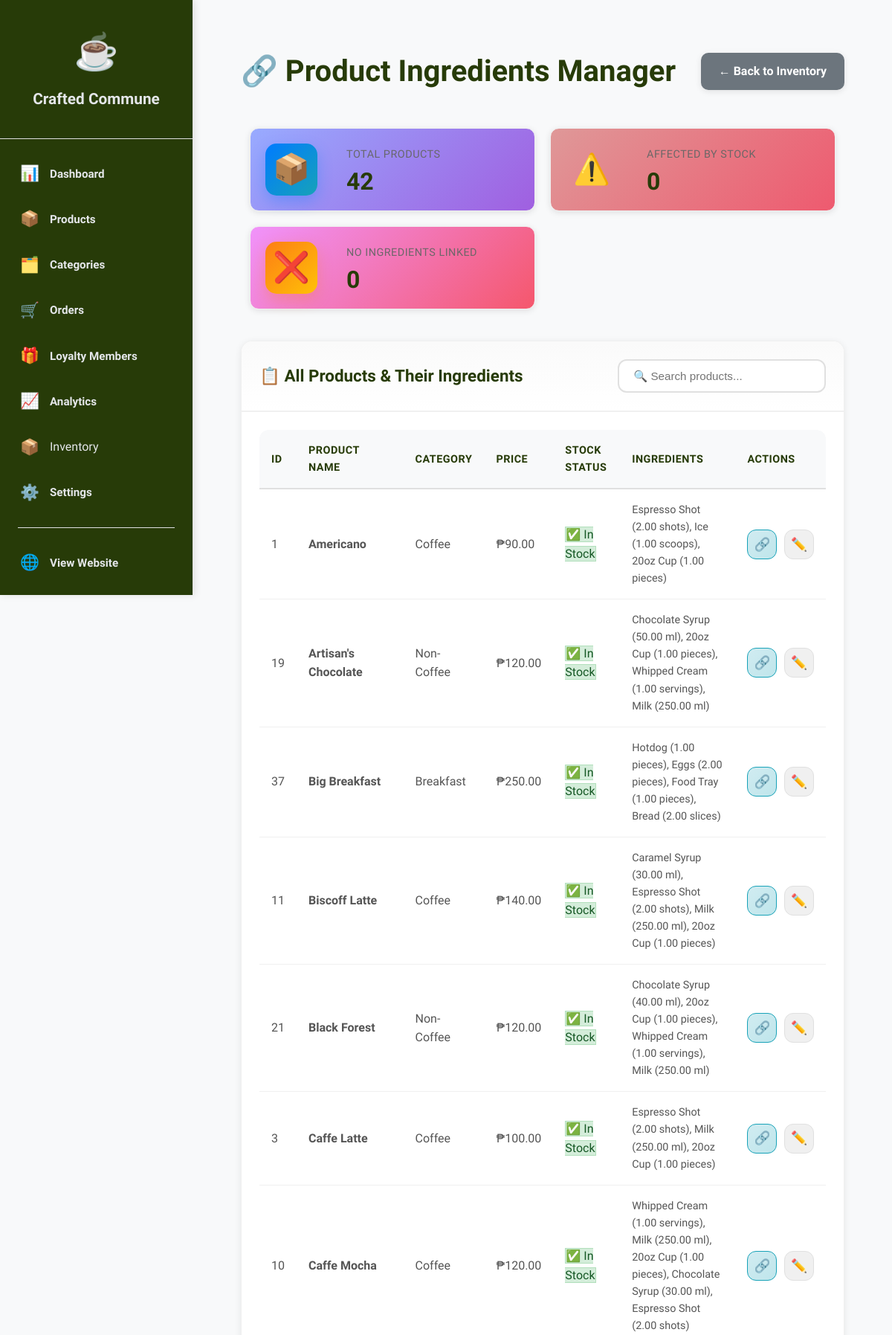
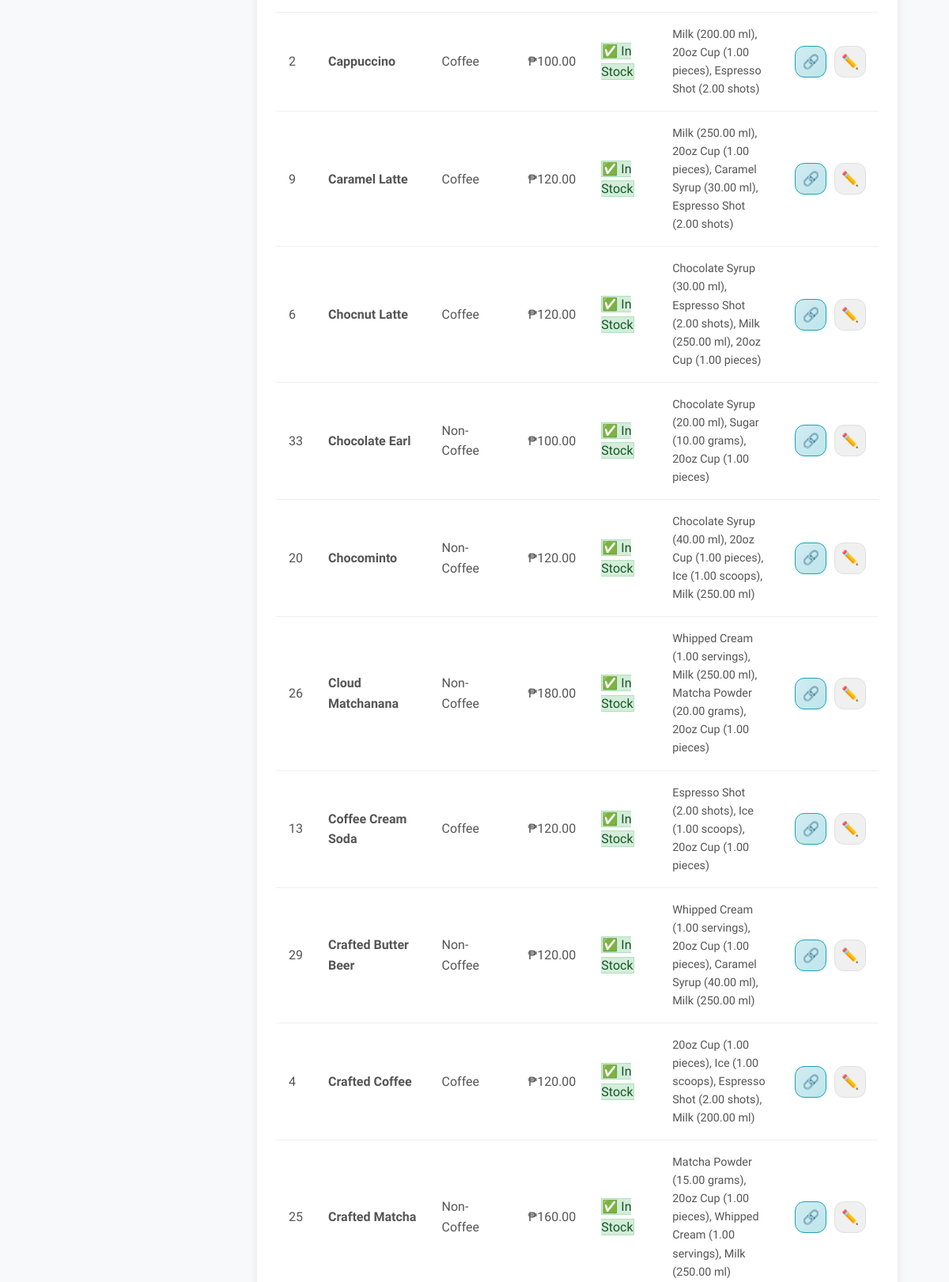
Screenshot of /admin/affected_products.php (signed in, upper part) with the database file from the repository (2 pictures, top to bottom).
### tables this page shows
CREATE TABLE IF NOT EXISTS products (
    id INT AUTO_INCREMENT PRIMARY KEY,
    category_id INT NOT NULL,
    name VARCHAR(100) NOT NULL,
    price DECIMAL(10, 2) NOT NULL,
    points INT NOT NULL,
    average_rating DECIMAL(3,2) DEFAULT 0.00,
    rating_count INT DEFAULT 0,
    image VARCHAR(255),
    is_recommended TINYINT(1) DEFAULT 0,
    is_active TINYINT(1) DEFAULT 1,
    stock_status ENUM('in_stock', 'low_stock', 'out_of_stock') DEFAULT 'in_stock',
    stock_quantity INT DEFAULT 0,
    created_at TIMESTAMP DEFAULT CURRENT_TIMESTAMP,
    updated_at TIMESTAMP DEFAULT CURRENT_TIMESTAMP ON UPDATE CURRENT_TIMESTAMP,
    FOREIGN KEY (category_id) REFERENCES categories(id) ON DELETE CASCADE
);

CREATE TABLE IF NOT EXISTS categories (
    id INT AUTO_INCREMENT PRIMARY KEY,
    name VARCHAR(50) NOT NULL,
    slug VARCHAR(50) UNIQUE NOT NULL,
    icon VARCHAR(255),
    display_order INT DEFAULT 0,
    is_active TINYINT(1) DEFAULT 1,
    created_at TIMESTAMP DEFAULT CURRENT_TIMESTAMP
);

### config.php (called while the page is built, shortened)
<?php
function e($string) {
    return htmlspecialchars($string, ENT_QUOTES, 'UTF-8');
}
?>

### admin/affected_products.php (the view, shortened to what this page needs)
<?php
require_once '../config.php';
$stmt = $pdo->query("
    SELECT
        p.id,
        p.name as product_name,
        p.price,
        p.stock_status,
        p.is_active,
        c.name as category_name,
        COUNT(DISTINCT pi.ingredient_id) as ingredient_count,
        GROUP_CONCAT(
            CONCAT(inv.name, ' (', pi.quantity_needed, ' ', inv.unit, ')')
            SEPARATOR ', '
        ) as ingredients_list
    FROM products p
    LEFT JOIN categories c ON p.category_id = c.id
    LEFT JOIN product_ingredients pi ON p.id = pi.product_id
    LEFT JOIN product_inventory inv ON pi.ingredient_id = inv.id
    WHERE p.is_active = 1
    GROUP BY p.id, p.name, p.price, p.stock_status, p.is_active, c.name
    ORDER BY p.stock_status DESC, p.name ASC
");
$products = $stmt->fetchAll();
$affectedProducts = array_filter($products, function($p) {
    return $p['stock_status'] !== 'in_stock';
});
$productsWithoutIngredients = array_filter($products, function($p) {
    return $p['ingredient_count'] == 0;
});
include 'includes/header.php';
?>
<div class="page-header">
    <h1>🔗 Product Ingredients Manager</h1>
    <a href="inventory.php" class="btn btn-secondary">← Back to Inventory</a>
</div>
<div class="stats-grid">
    <div class="stat-card stat-blue">
        <div class="stat-icon">📦</div>
        <div class="stat-content">
            <div class="stat-label">Total Products</div>
            <div class="stat-value"><?= count($products) ?></div>
        </div>
    </div>
    <div class="stat-card stat-red">
        <div class="stat-icon">⚠️</div>
        <div class="stat-content">
            <div class="stat-label">Affected by Stock</div>
            <div class="stat-value"><?= count($affectedProducts) ?></div>
        </div>
    </div>
    <div class="stat-card stat-orange">
        <div class="stat-icon">❌</div>
        <div class="stat-content">
            <div class="stat-label">No Ingredients Linked</div>
            <div class="stat-value"><?= count($productsWithoutIngredients) ?></div>
        </div>
    </div>
</div>
<div class="dashboard-card">
    <div class="card-header">
        <h2>📋 All Products & Their Ingredients</h2>
        <input type="text"
               id="searchInput"
               class="search-input"
               placeholder="🔍 Search products..."
               onkeyup="searchTable()">
    </div>
    <div class="card-body">
        <div class="table-responsive">
            <table class="data-table" id="productsTable">
                <thead>
                    <tr>
                        <th>ID</th>
                        <th>Product Name</th>
                        <th>Category</th>
                        <th>Price</th>
                        <th>Stock Status</th>
                        <th>Ingredients</th>
                        <th>Actions</th>
                    </tr>
                </thead>
                <tbody>
                    <?php foreach ($products as $product): ?>
                        <?php
                        $rowClass = '';
                        ?>
                        <tr class="<?= $rowClass ?>">
                            <td><?= $product['id'] ?></td>
                            <td><strong><?= e($product['product_name']) ?></strong></td>
                            <td><?= e($product['category_name']) ?></td>
                            <td>₱<?= number_format($product['price'], 2) ?></td>
                            <td>
                                <?php if ($product['stock_status'] === 'out_of_stock'): ?>
                                    <span class="status-badge badge-red">🚫 Out of Stock</span>
                                <?php elseif ($product['stock_status'] === 'low_stock'): ?>
                                    <span class="status-badge badge-orange">⚠️ Low Stock</span>
                                <?php else: ?>
                                    <span class="status-badge badge-green">✅ In Stock</span>
                                <?php endif; ?>
                            </td>
                            <td>
                                <?php if ($product['ingredient_count'] > 0): ?>
                                    <div class="ingredients-list">
                                        <?= e($product['ingredients_list']) ?>
                                    </div>
                                <?php else: ?>
                                    <span class="no-ingredients">❌ No ingredients linked</span>
                                <?php endif; ?>
                            </td>
                            <td>
                                <div class="action-buttons">
                                    <a href="edit_product_ingredients.php?product_id=<?= $product['id'] ?>"
                                       class="btn-icon btn-icon-blue"
                                       title="Manage Ingredients">
                                        🔗
                                    </a>
                                    <a href="products.php?action=edit&id=<?= $product['id'] ?>"
                                       class="btn-icon btn-icon-green"
                                       title="Edit Product">
                                        ✏️
                                    </a>
                                </div>
                            </td>
                        </tr>
                    <?php endforeach; ?>
                </tbody>
            </table>
        </div>
    </div>
</div>
<?php include 'includes/footer.php'; ?>

### admin/includes/header.php (style rules this page uses)
:root { --primary: #3d5a3d; --primary-dark: #273B08; --text-dark: #e4e6e9ff; --text-light: #e7ebeeff; --bg-light: #f8f9fa; --border-color: #e0e0e0; }
* { margin: 0; padding: 0; box-sizing: border-box; }
body { font-family: 'Cabin Condensed', sans-serif; background: var(--bg-light); display: flex; min-height: 100vh; }

### admin/affected_products.php (style rules this page uses)
.ingredients-list { font-size: 0.9rem; color: #555; line-height: 1.6; }
.stats-grid { display: grid; grid-template-columns: repeat(auto-fit, minmax(250px, 1fr)); gap: 20px; margin-bottom: 30px; }
.stat-card { display: flex; align-items: center; padding: 20px; border-radius: 12px; color: white; box-shadow: 0 2px 8px rgba(0, 0, 0, 0.1); }
.stat-icon { font-size: 2.5rem; margin-right: 15px; }
.stat-label { font-size: 0.9rem; opacity: 0.95; }
.stat-value { font-size: 2rem; font-weight: 700; }
.stat-blue { background: linear-gradient(135deg, #98abffff 0%, #a05fe0ff 100%); }
.stat-red { background: linear-gradient(135deg, #df9898ff 0%, #ee5a6f 100%); }
.stat-orange { background: linear-gradient(135deg, #f093fb 0%, #f5576c 100%); }

### rows the page displays
products: id "1", name "Americano", category.name "Coffee", price "90.00", stock_status "✅ In Stock", ingredients_list "Espresso Shot (2.00 shots), Ice (1.00 scoops), 20oz Cup (1.00 pieces)"
products: id "19", name "Artisan's Chocolate", category.name "Non-Coffee", price "120.00", stock_status "✅ In Stock", ingredients_list "Chocolate Syrup (50.00 ml), 20oz Cup (1.00 pieces), Whipped Cream (1.00 servings), Milk (250.00 ml)"
products: id "37", name "Big Breakfast", category.name "Breakfast", price "250.00", stock_status "✅ In Stock", ingredients_list "Hotdog (1.00 pieces), Eggs (2.00 pieces), Food Tray (1.00 pieces), Bread (2.00 slices)"
products: id "11", name "Biscoff Latte", category.name "Coffee", price "140.00", stock_status "✅ In Stock", ingredients_list "Caramel Syrup (30.00 ml), Espresso Shot (2.00 shots), Milk (250.00 ml), 20oz Cup (1.00 pieces)"
products: id "21", name "Black Forest", category.name "Non-Coffee", price "120.00", stock_status "✅ In Stock", ingredients_list "Chocolate Syrup (40.00 ml), 20oz Cup (1.00 pieces), Whipped Cream (1.00 servings), Milk (250.00 ml)"
products: id "3", name "Caffe Latte", category.name "Coffee", price "100.00", stock_status "✅ In Stock", ingredients_list "Espresso Shot (2.00 shots), Milk (250.00 ml), 20oz Cup (1.00 pieces)"
products: id "10", name "Caffe Mocha", category.name "Coffee", price "120.00", stock_status "✅ In Stock", ingredients_list "Whipped Cream (1.00 servings), Milk (250.00 ml), 20oz Cup (1.00 pieces), Chocolate Syrup (30.00 ml), Espresso Shot (2.00 shots)"
products: id "2", name "Cappuccino", category.name "Coffee", price "100.00", stock_status "✅ In Stock", ingredients_list "Milk (200.00 ml), 20oz Cup (1.00 pieces), Espresso Shot (2.00 shots)"
products: id "9", name "Caramel Latte", category.name "Coffee", price "120.00", stock_status "✅ In Stock", ingredients_list "Milk (250.00 ml), 20oz Cup (1.00 pieces), Caramel Syrup (30.00 ml), Espresso Shot (2.00 shots)"
products: id "6", name "Chocnut Latte", category.name "Coffee", price "120.00", stock_status "✅ In Stock", ingredients_list "Chocolate Syrup (30.00 ml), Espresso Shot (2.00 shots), Milk (250.00 ml), 20oz Cup (1.00 pieces)"
products: id "33", name "Chocolate Earl", category.name "Non-Coffee", price "100.00", stock_status "✅ In Stock", ingredients_list "Chocolate Syrup (20.00 ml), Sugar (10.00 grams), 20oz Cup (1.00 pieces)"
products: id "20", name "Chocominto", category.name "Non-Coffee", price "120.00", stock_status "✅ In Stock", ingredients_list "Chocolate Syrup (40.00 ml), 20oz Cup (1.00 pieces), Ice (1.00 scoops), Milk (250.00 ml)"
products: id "26", name "Cloud Matchanana", category.name "Non-Coffee", price "180.00", stock_status "✅ In Stock", ingredients_list "Whipped Cream (1.00 servings), Milk (250.00 ml), Matcha Powder (20.00 grams), 20oz Cup (1.00 pieces)"
products: id "13", name "Coffee Cream Soda", category.name "Coffee", price "120.00", stock_status "✅ In Stock", ingredients_list "Espresso Shot (2.00 shots), Ice (1.00 scoops), 20oz Cup (1.00 pieces)"
products: id "29", name "Crafted Butter Beer", category.name "Non-Coffee", price "120.00", stock_status "✅ In Stock", ingredients_list "Whipped Cream (1.00 servings), 20oz Cup (1.00 pieces), Caramel Syrup (40.00 ml), Milk (250.00 ml)"
products: id "4", name "Crafted Coffee", category.name "Coffee", price "120.00", stock_status "✅ In Stock", ingredients_list "20oz Cup (1.00 pieces), Ice (1.00 scoops), Espresso Shot (2.00 shots), Milk (200.00 ml)"
products: id "25", name "Crafted Matcha", category.name "Non-Coffee", price "160.00", stock_status "✅ In Stock", ingredients_list "Matcha Powder (15.00 grams), 20oz Cup (1.00 pieces), Whipped Cream (1.00 servings), Milk (250.00 ml)"

### other values shown
SITE_NAME "Crafted Commune"
count($products) "42"
count($affectedProducts) "0"
count($productsWithoutIngredients) "0"
